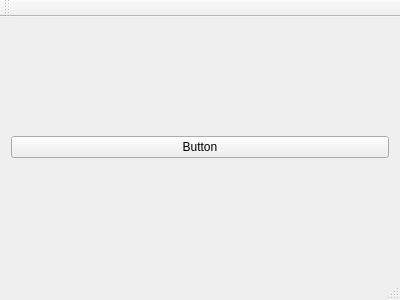
<?xml version="1.0" encoding="UTF-8"?>
<ui version="4.0">
 <class>MainWindow</class>
 <widget class="QMainWindow" name="MainWindow">
  <property name="geometry">
   <rect>
    <x>0</x>
    <y>0</y>
    <width>400</width>
    <height>300</height>
   </rect>
  </property>
  <property name="windowTitle">
   <string>MainWindow</string>
  </property>
  <widget class="QWidget" name="centralWidget">
   <layout class="QGridLayout" name="gridLayout">
    <item row="0" column="0">
     <widget class="QPushButton" name="pushButton">
      <property name="text">
       <string>Button</string>
      </property>
     </widget>
    </item>
   </layout>
  </widget>
  <widget class="QMenuBar" name="menuBar">
   <property name="geometry">
    <rect>
     <x>0</x>
     <y>0</y>
     <width>400</width>
     <height>21</height>
    </rect>
   </property>
  </widget>
  <widget class="QToolBar" name="mainToolBar">
   <attribute name="toolBarArea">
    <enum>TopToolBarArea</enum>
   </attribute>
   <attribute name="toolBarBreak">
    <bool>false</bool>
   </attribute>
  </widget>
  <widget class="QStatusBar" name="statusBar"/>
 </widget>
 <layoutdefault spacing="6" margin="11"/>
 <resources/>
 <connections/>
</ui>
